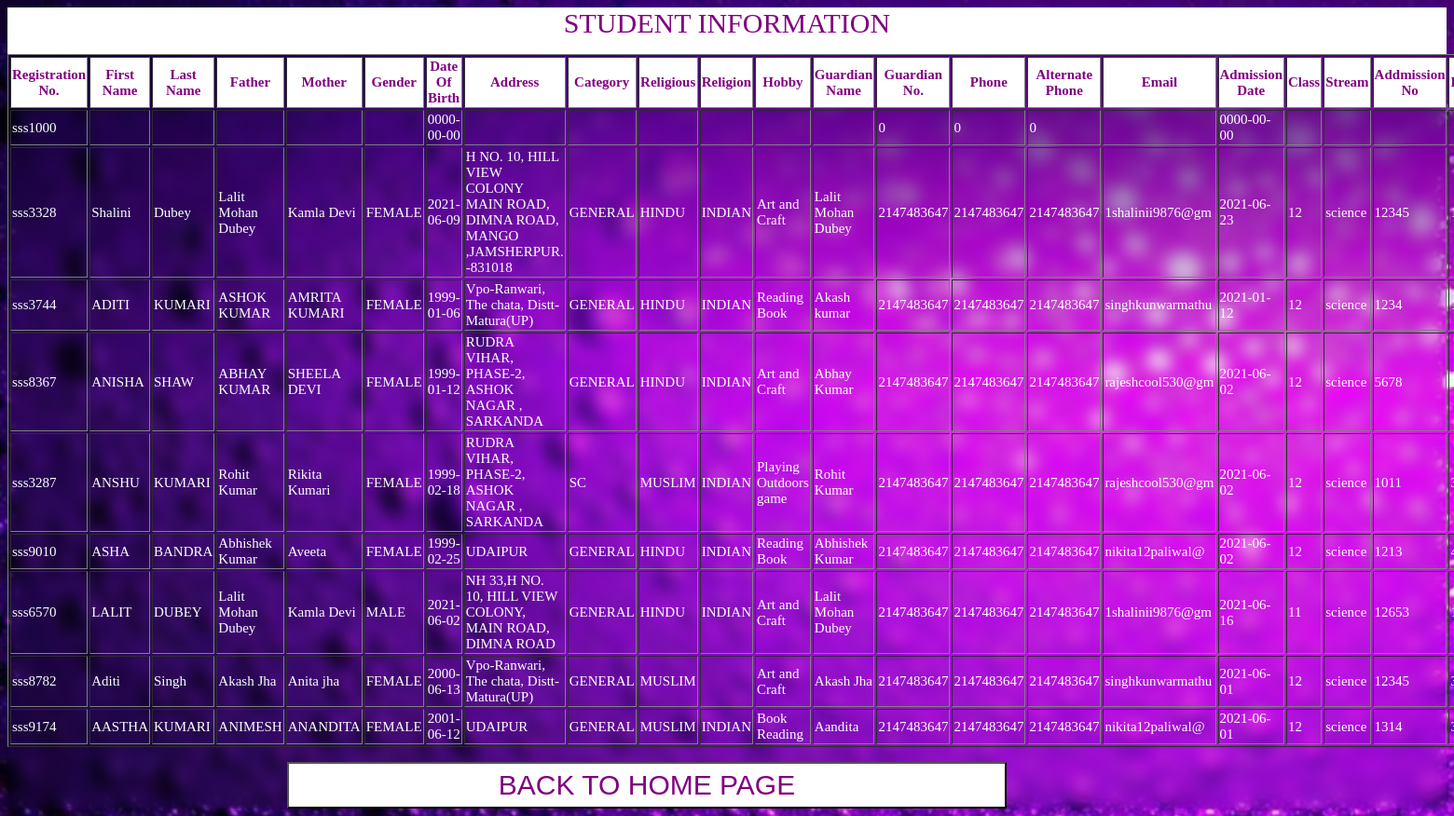
/studentinfo.php, run on the app's committed database.
### tables this page shows
CREATE TABLE `reg` (
  `regno` varchar(10) NOT NULL,
  `fname` text NOT NULL,
  `lname` text NOT NULL,
  `father` text NOT NULL,
  `mother` text NOT NULL,
  `gender` text NOT NULL,
  `dob` date NOT NULL,
  `address` varchar(100) NOT NULL,
  `category` text NOT NULL,
  `religious` text NOT NULL,
  `religion` text NOT NULL,
  `hobby` text NOT NULL,
  `guardian` text NOT NULL,
  `gno` int(11) NOT NULL,
  `phone` int(11) NOT NULL,
  `altno` int(11) NOT NULL,
  `email` varchar(16) NOT NULL,
  `admissiondate` date NOT NULL,
  `class` int(11) DEFAULT NULL,
  `stream` tinytext,
  `subject` text,
  `addnum` int(11) DEFAULT NULL,
  `roll` int(11) DEFAULT NULL
);

### studentinfo.php (the view, shortened to what this page needs)
<html>
    <head>
    </head>
    <body>
        <div id="div1">STUDENT INFORMATION</div>
        <form action="#" method="POST">
         <table border="1">
            <tr>
                <th scope="col">Registration No.</th>
                 <th scope="col">First Name</th>
                 <th scope="col">Last Name</th>
                 <th scope="col">Father</th>
                 <th scope="col">Mother</th>
                 <th scope="col">Gender</th>
                 <th scope="col">Date Of Birth</th>
                 <th scope="col">Address</th>
                 <th scope="col">Category</th>
                 <th scope="col">Religious</th>
                 <th scope="col">Religion</th>
                 <th scope="col">Hobby</th>
                 <th scope="col">Guardian Name</th>
                 <th scope="col">Guardian No.</th>
                 <th scope="col">Phone</th>
                 <th scope="col">Alternate Phone</th>
                 <th scope="col">Email</th>
                 <th scope="col">Admission Date</th>
                 <th scope="col">Class</th>
                 <th scope="col">Stream</th>
                 <th scope="col">Addmission No</th>
                 <th scope="col">Roll</th>
             </tr>
                <?php
                $conn=mysqli_connect("localhost","root","","intern");
			        	$query = "select * from reg order by roll";
			        	$result = mysqli_query($conn,$query)or die("select error");
			         	while($row = mysqli_fetch_array($result))
			        	{
			      		echo ' <tr>
							  <td>'.$row["regno"].'</td>
                              <td>'.$row["fname"].'</td>
							  <td>'.$row["lname"].'</td>
                              <td>'.$row["father"].'</td>
                              <td>'.$row["mother"].'</td>
                              <td>'.$row["gender"].'</td>
                              <td>'.$row["dob"].'</td>
                              <td>'.$row["address"].'</td>
                              <td>'.$row["category"].'</td>
                              <td>'.$row["religious"].'</td>
                              <td>'.$row["religion"].'</td>
                              <td>'.$row["hobby"].'</td>
                              <td>'.$row["guardian"].'</td>
                              <td>'.$row["gno"].'</td>
                              <td>'.$row["phone"].'</td>
                              <td>'.$row["altno"].'</td>
                              <td>'.$row["email"].'</td>
                              <td>'.$row["admissiondate"].'</td>
                              <td>'.$row["class"].'</td>
                              <td>'.$row["stream"].'</td>
                              <td>'.$row["addnum"].'</td>
                              <td>'.$row["roll"].'</td>
                             </tr>';
			         	}
                         echo "</table>"
                         ?>
        </form>
        <div id=div2><a href="afterlogin.php"><button>BACK TO HOME PAGE</button></a></div>
    </body>
</html>

### studentinfo.php (style rules this page uses)
body { background-image:url('studentinfo2.jpg'); background-size:cover; background-repeat:no-repeat; backdrop-filter:blur(9px); }
button { width:50%; height:50px; background-color:white; color:purple; font-size:30px; margin-left:300px; font-family:Arial; }
#div2 { content-align:center; }
#div1 { width:100%; height:50px; text-align:center; font-size:30px; color:purple; background-color:white; float:left; }
table { margin-top: 50px; font-size: 15px; color:white; width:auto; }
th { background-color: white; width:auto; color: purple; }
td { width:auto; }

### data on the page
reg: regno "sss1000", dob "0000-00-00", gno "0", phone "0", altno "0", admissiondate "0000-00-00"
reg: regno "sss3328", fname "Shalini", lname "Dubey", father "Lalit Mohan Dubey", mother "Kamla Devi", gender "FEMALE", dob "2021-06-09", address "H NO. 10, HILL VIEW COLONY MAIN ROAD, DIMNA ROAD, MANGO ,JAMSHERPUR. -831018", category "GENERAL", religious "HINDU", religion "INDIAN", hobby "Art and Craft", guardian "Lalit Mohan Dubey", gno "2147483647", phone "2147483647", altno "2147483647", email "1shalinii9876@gm", admissiondate "2021-06-23", class "12", stream "science", addnum "12345"
reg: regno "sss3744", fname "ADITI", lname "KUMARI", father "ASHOK KUMAR", mother "AMRITA KUMARI", gender "FEMALE", dob "1999-01-06", address "Vpo-Ranwari, The chata, Distt- Matura(UP)", category "GENERAL", religious "HINDU", religion "INDIAN", hobby "Reading Book", guardian "Akash kumar", gno "2147483647", phone "2147483647", altno "2147483647", email "singhkunwarmathu", admissiondate "2021-01-12", class "12", stream "science", addnum "1234"
reg: regno "sss8367", fname "ANISHA", lname "SHAW", father "ABHAY KUMAR", mother "SHEELA DEVI", gender "FEMALE", dob "1999-01-12", address "RUDRA VIHAR, PHASE-2, ASHOK NAGAR , SARKANDA", category "GENERAL", religious "HINDU", religion "INDIAN", hobby "Art and Craft", guardian "Abhay Kumar", gno "2147483647", phone "2147483647", altno "2147483647", email "rajeshcool530@gm", admissiondate "2021-06-02", class "12", stream "science", addnum "5678"
reg: regno "sss3287", fname "ANSHU", lname "KUMARI", father "Rohit Kumar", mother "Rikita Kumari", gender "FEMALE", dob "1999-02-18", address "RUDRA VIHAR, PHASE-2, ASHOK NAGAR , SARKANDA", category "SC", religious "MUSLIM", religion "INDIAN", hobby "Playing Outdoors game", guardian "Rohit Kumar", gno "2147483647", phone "2147483647", altno "2147483647", email "rajeshcool530@gm", admissiondate "2021-06-02", class "12", stream "science", addnum "1011"
reg: regno "sss9010", fname "ASHA", lname "BANDRA", father "Abhishek Kumar", mother "Aveeta", gender "FEMALE", dob "1999-02-25", address "UDAIPUR", category "GENERAL", religious "HINDU", religion "INDIAN", hobby "Reading Book", guardian "Abhishek Kumar", gno "2147483647", phone "2147483647", altno "2147483647", email "nikita12paliwal@", admissiondate "2021-06-02", class "12", stream "science", addnum "1213"
reg: regno "sss6570", fname "LALIT", lname "DUBEY", father "Lalit Mohan Dubey", mother "Kamla Devi", gender "MALE", dob "2021-06-02", address "NH 33,H NO. 10, HILL VIEW COLONY, MAIN ROAD, DIMNA ROAD", category "GENERAL", religious "HINDU", religion "INDIAN", hobby "Art and Craft", guardian "Lalit Mohan Dubey", gno "2147483647", phone "2147483647", altno "2147483647", email "1shalinii9876@gm", admissiondate "2021-06-16", class "11", stream "science", addnum "12653"
reg: regno "sss8782", fname "Aditi", lname "Singh", father "Akash Jha", mother "Anita jha", gender "FEMALE", dob "2000-06-13", address "Vpo-Ranwari, The chata, Distt- Matura(UP)", category "GENERAL", religious "MUSLIM", hobby "Art and Craft", guardian "Akash Jha", gno "2147483647", phone "2147483647", altno "2147483647", email "singhkunwarmathu", admissiondate "2021-06-01", class "12", stream "science", addnum "12345"
reg: regno "sss9174", fname "AASTHA", lname "KUMARI", father "ANIMESH", mother "ANANDITA", gender "FEMALE", dob "2001-06-12", address "UDAIPUR", category "GENERAL", religious "MUSLIM", religion "INDIAN", hobby "Book Reading", guardian "Aandita", gno "2147483647", phone "2147483647", altno "2147483647", email "nikita12paliwal@", admissiondate "2021-06-01", class "12", stream "science", addnum "1314"
